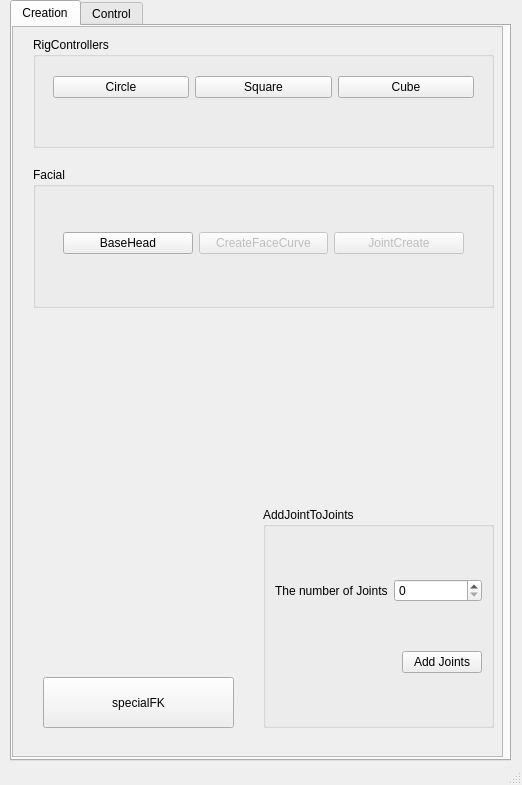
<?xml version="1.0" encoding="UTF-8"?>
<ui version="4.0">
 <class>MainWindow</class>
 <widget class="QMainWindow" name="MainWindow">
  <property name="geometry">
   <rect>
    <x>0</x>
    <y>0</y>
    <width>522</width>
    <height>785</height>
   </rect>
  </property>
  <property name="windowTitle">
   <string>RiggingTools</string>
  </property>
  <widget class="QWidget" name="centralwidget">
   <widget class="QTabWidget" name="tabWidget">
    <property name="geometry">
     <rect>
      <x>10</x>
      <y>0</y>
      <width>501</width>
      <height>761</height>
     </rect>
    </property>
    <property name="currentIndex">
     <number>0</number>
    </property>
    <widget class="QWidget" name="tab">
     <attribute name="title">
      <string>Creation</string>
     </attribute>
     <widget class="QScrollArea" name="scrollArea">
      <property name="geometry">
       <rect>
        <x>0</x>
        <y>0</y>
        <width>491</width>
        <height>731</height>
       </rect>
      </property>
      <property name="widgetResizable">
       <bool>true</bool>
      </property>
      <widget class="QWidget" name="scrollAreaWidgetContents_2">
       <property name="geometry">
        <rect>
         <x>0</x>
         <y>0</y>
         <width>489</width>
         <height>729</height>
        </rect>
       </property>
       <widget class="QPushButton" name="specialFk">
        <property name="geometry">
         <rect>
          <x>30</x>
          <y>650</y>
          <width>191</width>
          <height>51</height>
         </rect>
        </property>
        <property name="text">
         <string>specialFK</string>
        </property>
       </widget>
       <widget class="QGroupBox" name="groupBox">
        <property name="geometry">
         <rect>
          <x>250</x>
          <y>480</y>
          <width>231</width>
          <height>221</height>
         </rect>
        </property>
        <property name="title">
         <string>AddJointToJoints</string>
        </property>
        <layout class="QHBoxLayout" name="horizontalLayout_3">
         <item>
          <layout class="QVBoxLayout" name="verticalLayout">
           <item>
            <layout class="QHBoxLayout" name="horizontalLayout">
             <item>
              <widget class="QLabel" name="label">
               <property name="text">
                <string>The number of Joints</string>
               </property>
              </widget>
             </item>
             <item>
              <widget class="QSpinBox" name="numJoints"/>
             </item>
            </layout>
           </item>
           <item>
            <layout class="QHBoxLayout" name="horizontalLayout_2">
             <item>
              <spacer name="horizontalSpacer">
               <property name="orientation">
                <enum>Qt::Horizontal</enum>
               </property>
               <property name="sizeHint" stdset="0">
                <size>
                 <width>40</width>
                 <height>20</height>
                </size>
               </property>
              </spacer>
             </item>
             <item>
              <widget class="QPushButton" name="addJointsButton">
               <property name="text">
                <string>Add Joints</string>
               </property>
              </widget>
             </item>
            </layout>
           </item>
          </layout>
         </item>
        </layout>
       </widget>
       <widget class="QGroupBox" name="groupBox_2">
        <property name="geometry">
         <rect>
          <x>20</x>
          <y>10</y>
          <width>461</width>
          <height>111</height>
         </rect>
        </property>
        <property name="title">
         <string>RigControllers</string>
        </property>
        <widget class="QWidget" name="layoutWidget">
         <property name="geometry">
          <rect>
           <x>20</x>
           <y>30</y>
           <width>421</width>
           <height>41</height>
          </rect>
         </property>
         <layout class="QHBoxLayout" name="horizontalLayout_4">
          <item>
           <widget class="QPushButton" name="makeCircleButton">
            <property name="text">
             <string>Circle</string>
            </property>
           </widget>
          </item>
          <item>
           <widget class="QPushButton" name="makeSquareButton">
            <property name="text">
             <string>Square</string>
            </property>
           </widget>
          </item>
          <item>
           <widget class="QPushButton" name="makeCubeButton">
            <property name="text">
             <string>Cube</string>
            </property>
           </widget>
          </item>
         </layout>
        </widget>
       </widget>
       <widget class="QGroupBox" name="groupBox_3">
        <property name="geometry">
         <rect>
          <x>20</x>
          <y>140</y>
          <width>461</width>
          <height>141</height>
         </rect>
        </property>
        <property name="title">
         <string>Facial</string>
        </property>
        <widget class="QWidget" name="layoutWidget">
         <property name="geometry">
          <rect>
           <x>30</x>
           <y>51</y>
           <width>401</width>
           <height>51</height>
          </rect>
         </property>
         <layout class="QHBoxLayout" name="horizontalLayout_5">
          <item>
           <widget class="QPushButton" name="loadBaseButton">
            <property name="text">
             <string>BaseHead</string>
            </property>
           </widget>
          </item>
          <item>
           <widget class="QPushButton" name="faceCurveButton">
            <property name="enabled">
             <bool>false</bool>
            </property>
            <property name="text">
             <string>CreateFaceCurve</string>
            </property>
           </widget>
          </item>
          <item>
           <widget class="QPushButton" name="facialJointButton">
            <property name="enabled">
             <bool>false</bool>
            </property>
            <property name="text">
             <string>JointCreate</string>
            </property>
           </widget>
          </item>
         </layout>
        </widget>
       </widget>
      </widget>
     </widget>
    </widget>
    <widget class="QWidget" name="tab_2">
     <attribute name="title">
      <string>Control</string>
     </attribute>
    </widget>
   </widget>
  </widget>
  <widget class="QStatusBar" name="statusbar"/>
 </widget>
 <resources/>
 <connections/>
</ui>
